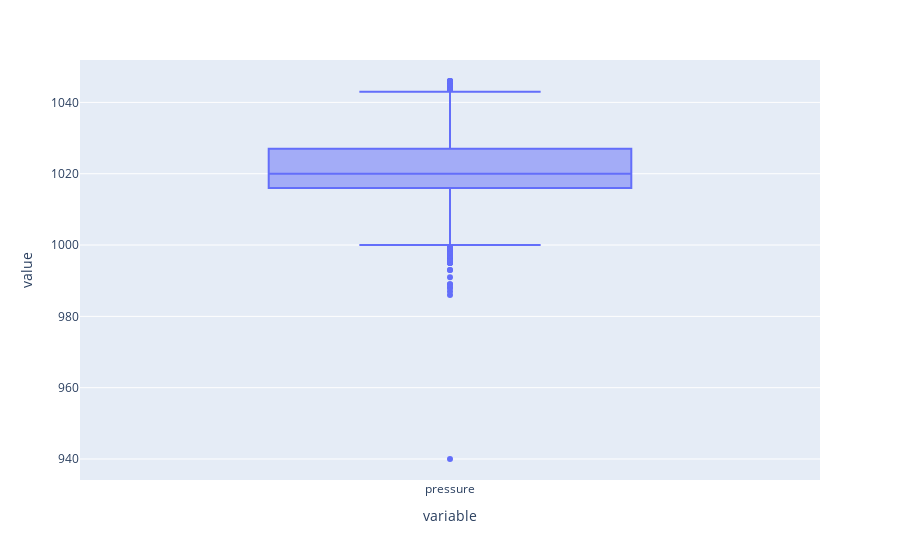

The notebook cell saved with this chart:
### Code cell
#plotting a box plot to figure out if outliers are present in the dataset
px.box(jacksonville['pressure'])

### Figure 1 — Plotly figure (JSON) as saved in the notebook; plotly's stock layout.template omitted (floating-point values rounded to 4 significant figures; data arrays with more than 128 entries replaced by an {"elided": "..."} marker saying what was removed)
{"data": [{"alignmentgroup": "True", "hovertemplate": "variable=%{x}<br>value=%{y}<extra></extra>", "legendgroup": "", "marker": {"color": "#636efa"}, "name": "", "notched": false, "offsetgroup": "", "orientation": "v", "showlegend": false, "type": "box", "x": {"elided": "45252 str values"}, "x0": " ", "xaxis": "x", "y": {"elided": "45252 int values"}, "y0": " ", "yaxis": "y"}], "layout": {"boxmode": "group", "legend": {"tracegroupgap": 0}, "margin": {"t": 60}, "xaxis": {"anchor": "y", "domain": [0, 1], "title": {"text": "variable"}}, "yaxis": {"anchor": "x", "domain": [0, 1], "title": {"text": "value"}}}}
